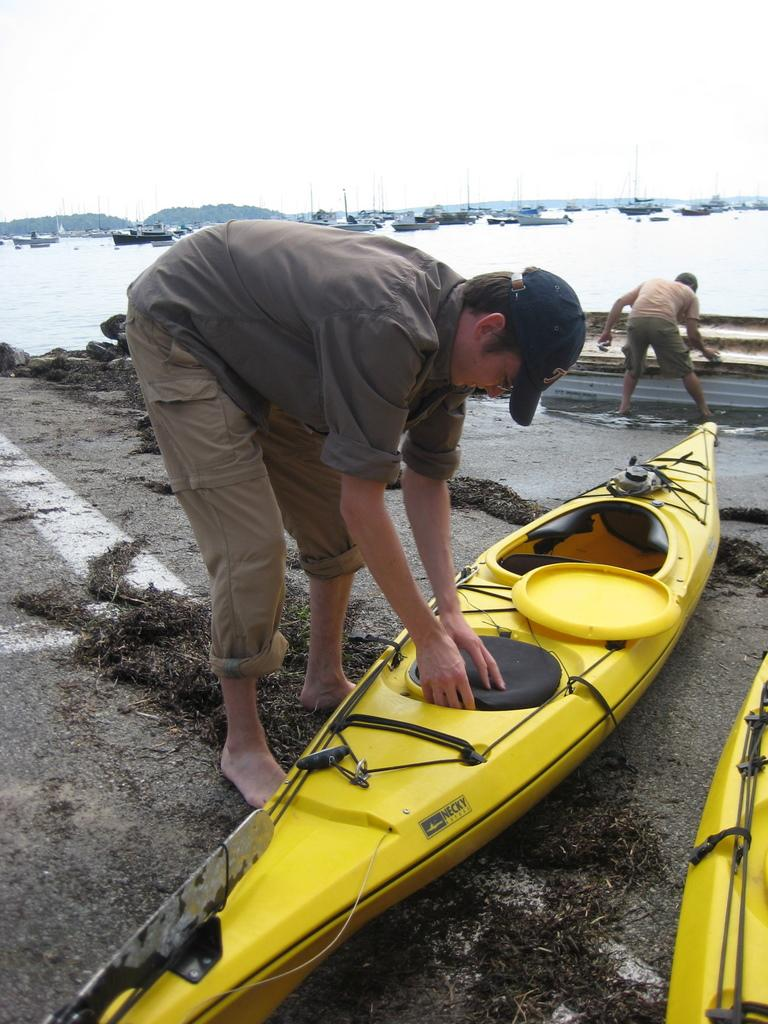
%> input picture MIT300/i188.jpg, 768 x 1024 px
$ octave spectral_residual.m   (GNU Octave 9; MATLAB toolbox functions it lacks are replaced by stand-ins)
%> lines starting %> are read from the running program, lines starting %| are printed output that depends on the picture
### src/MinMaxNorm.m
function normed = MinMaxNorm(im)
    % Function to normalize image between 0 and 1
    normed = (im-min(min(im))) / (max(max(im)) - min(min(im)));
end

### src/spectral_residual.m
img = imread('MIT300/i188.jpg')
%> img is the input picture: size 1024x768x3 uint8; mean R, G, B 145.8, 140.7, 122.5
n=11;
%SPECTRAL_RESIDUAL Function to compute Spectral Residual saliency map
%   Computes the Spectral Residual saliency map based on the following
%   paper: Saliency Detection: A Spectral Residual Approach (Hou and
%   Zhang).

% Prepare the input image
img = im2double(rgb2gray(img));
%> img: size 1024x768 double
[rows,cols] = size(img);
%> rows = 1024; cols = 768
img = imresize(img, [64,64]);
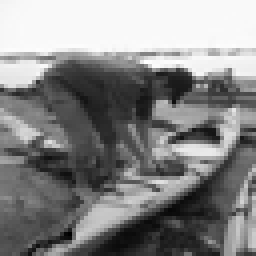
%> img: size 64x64 double (shown 4 times larger); min 0.0216, max 1.02, mean 0.55; drawn with min black and max white
[rrows,rcols] = size(img);
%> rrows = 64; rcols = 64

% Pad image for Fourier transform
P = 2*rrows;
%> P = 128
Q = 2*rcols;
%> Q = 128
im_pad = padarray(img, [P/2,Q/2], 0, 'post');

% Zero-frequency centering
for r = 1:P
    for c = 1:Q
        im_pad(r,c) = im_pad(r,c) * (-1)^(r+c);
    end
end
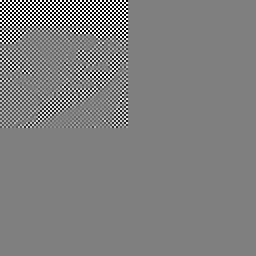
%> im_pad: size 128x128 double (shown 2 times larger); min -1.02, max 1.01, mean -2.14e-05; drawn with min black and max white

% Create local-mean filter
H = 1/(n^2) * ones([3,3]);

% Perform Fourier transform
F = fft2(im_pad);
F_mag = log(abs(F));
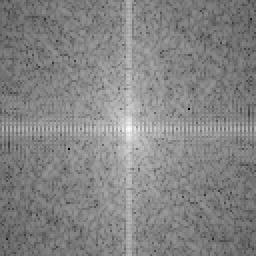
%> F_mag: size 128x128 double (shown 2 times larger); min -5.8, max 7.72, mean 1.21; drawn with min black and max white
F_phase = angle(F);
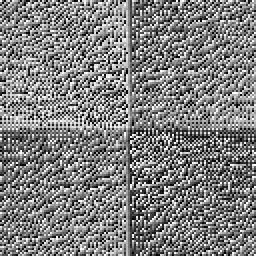
%> F_phase: size 128x128 double (shown 2 times larger); min -3.14, max 3.14, mean 0.000383; drawn with min black and max white

% Filter input image with average filter
specRes = F_mag - imfilter(F_mag, H);

% Generate saliency map
specRes = exp(specRes + 1i*F_phase);

% Perform inverse Fourier transform
g_p = abs(ifft2(specRes));
for r = 1:P
    for c = 1:Q
        g_p(r,c) = g_p(r,c) * (-1)^(r+c);
    end
end
g_p = g_p.^2;

% Remove padding from filtered image
g_p = imfilter(g_p, fspecial('disk', 3));
g_p = g_p(1:64, 1:64);
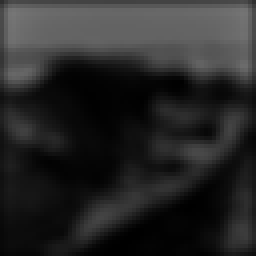
%> g_p: size 64x64 double (shown 4 times larger); min 0.00157, max 0.463, mean 0.157
g_p = imresize(g_p, [rows, cols]);
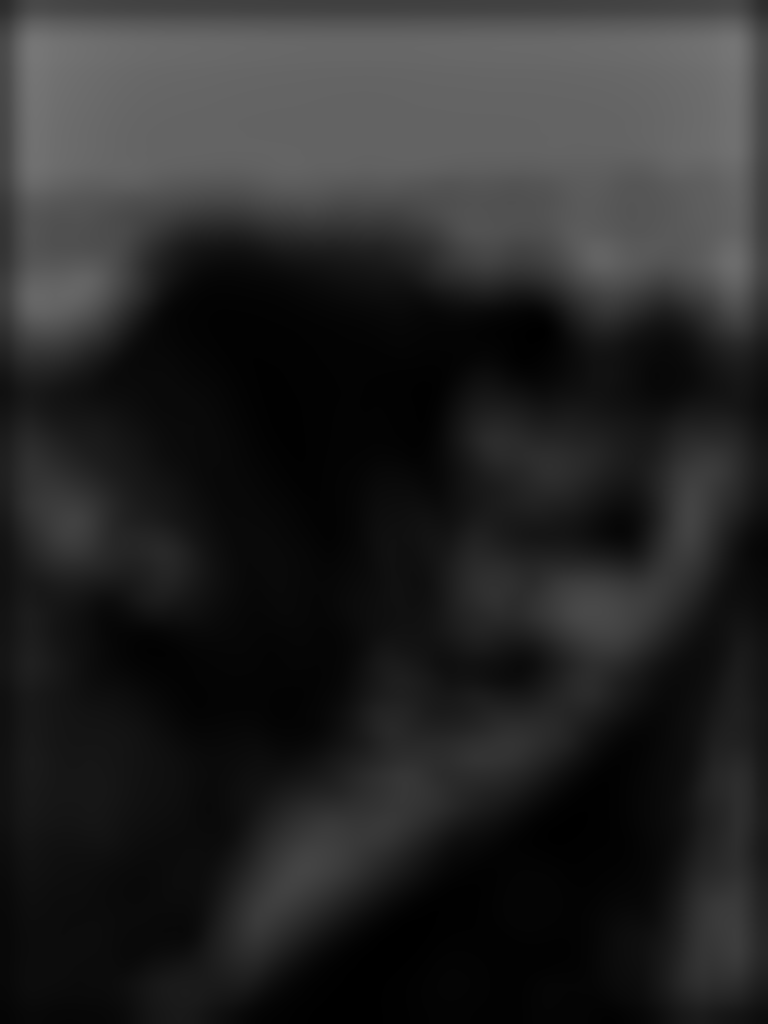
%> g_p: size 1024x768 double; min 0.00147, max 0.465, mean 0.157

% Output image
sr_image = g_p;

fimg = uint8(255*MinMaxNorm(sr_image));
%> in MinMaxNorm, `normed = (im-min(min(im))) / (max(max(im)) - min(min(im)));`:
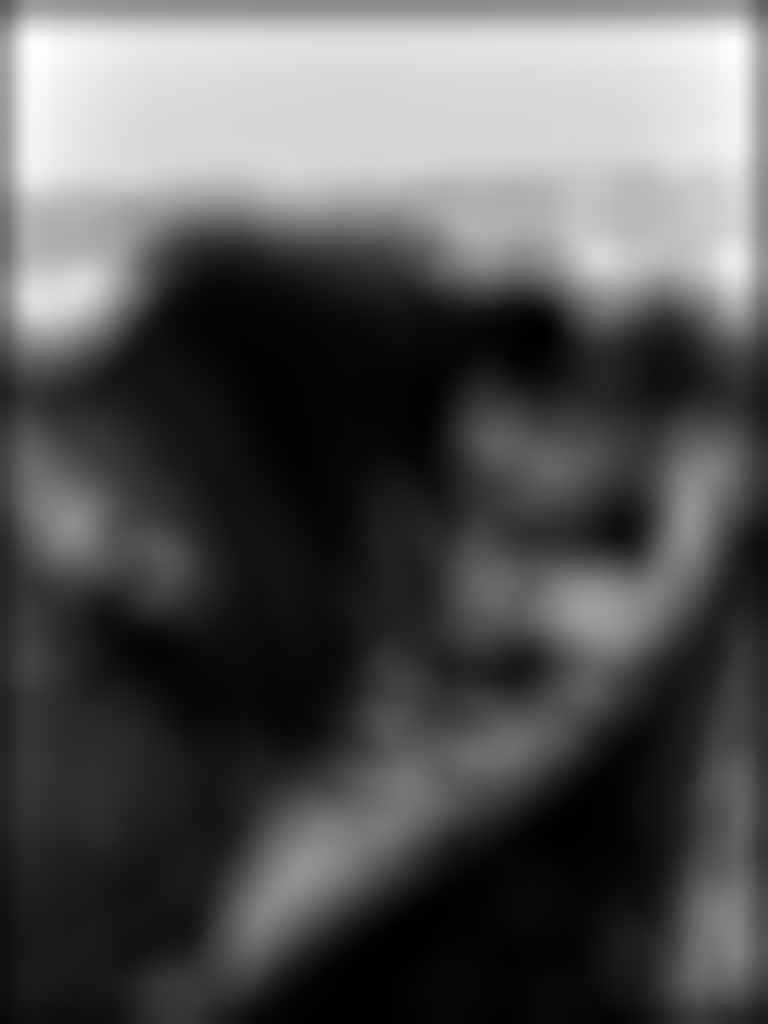
%> normed: size 1024x768 double; min 0, max 1, mean 0.336
imwrite(fimg,'results/spectral_result_i188_single.jpg')

$ run again, with MIT300/i104.jpg copied over MIT300/i188.jpg
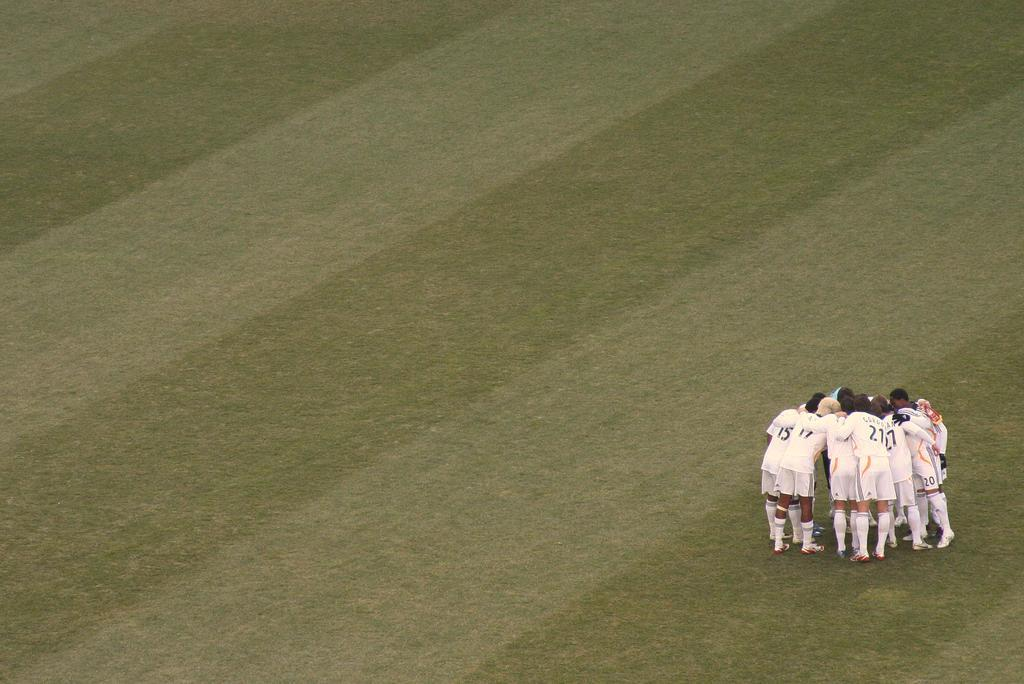
%> input picture MIT300/i104.jpg, 1024 x 684 px
%> img is the input picture: size 684x1024x3 uint8; mean R, G, B 117.9, 112.2, 77.2
%> after the loop `for r = 1:P`:
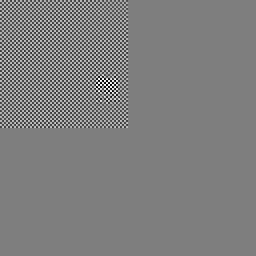
%> im_pad: size 128x128 double (shown 2 times larger); min -0.962, max 0.968, mean 1.81e-05; drawn with min black and max white
%> in MinMaxNorm, `normed = (im-min(min(im))) / (max(max(im)) - min(min(im)));`:
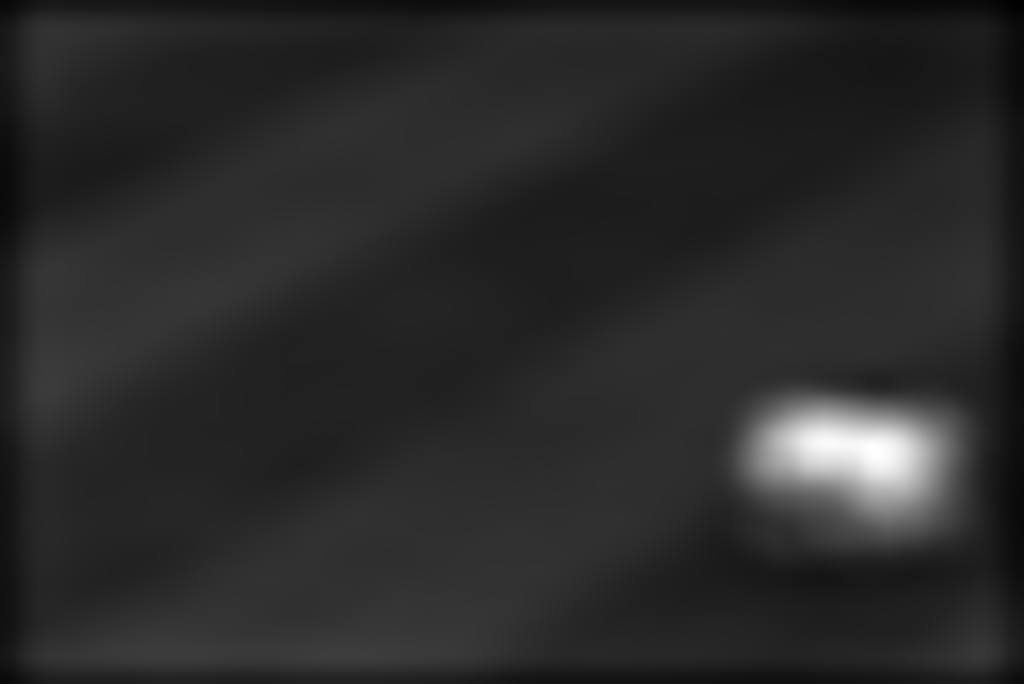
%> normed: size 684x1024 double; min 0, max 1, mean 0.167

$ run again, with MIT300/i108.jpg copied over MIT300/i188.jpg
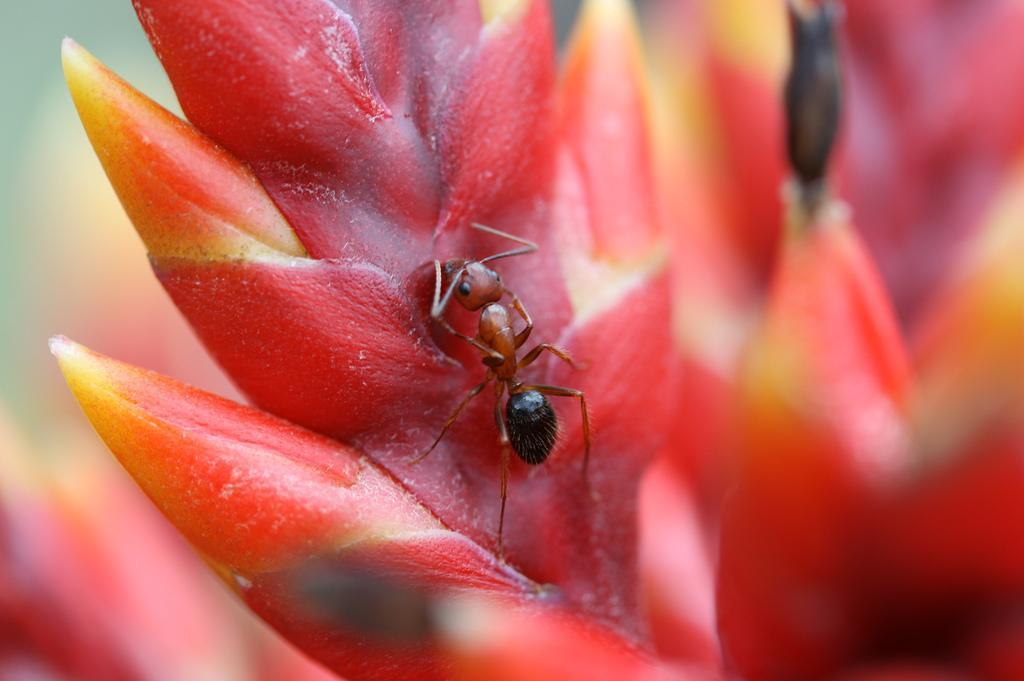
%> input picture MIT300/i108.jpg, 1024 x 681 px
%> img is the input picture: size 681x1024x3 uint8; mean R, G, B 193.1, 96.9, 90.1
%> after the loop `for r = 1:P`:
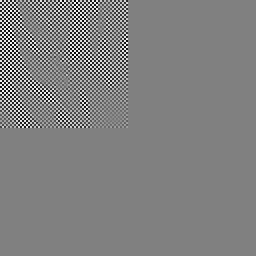
%> im_pad: size 128x128 double (shown 2 times larger); min -0.947, max 0.925, mean -1.3e-05; drawn with min black and max white
%> in MinMaxNorm, `normed = (im-min(min(im))) / (max(max(im)) - min(min(im)));`:
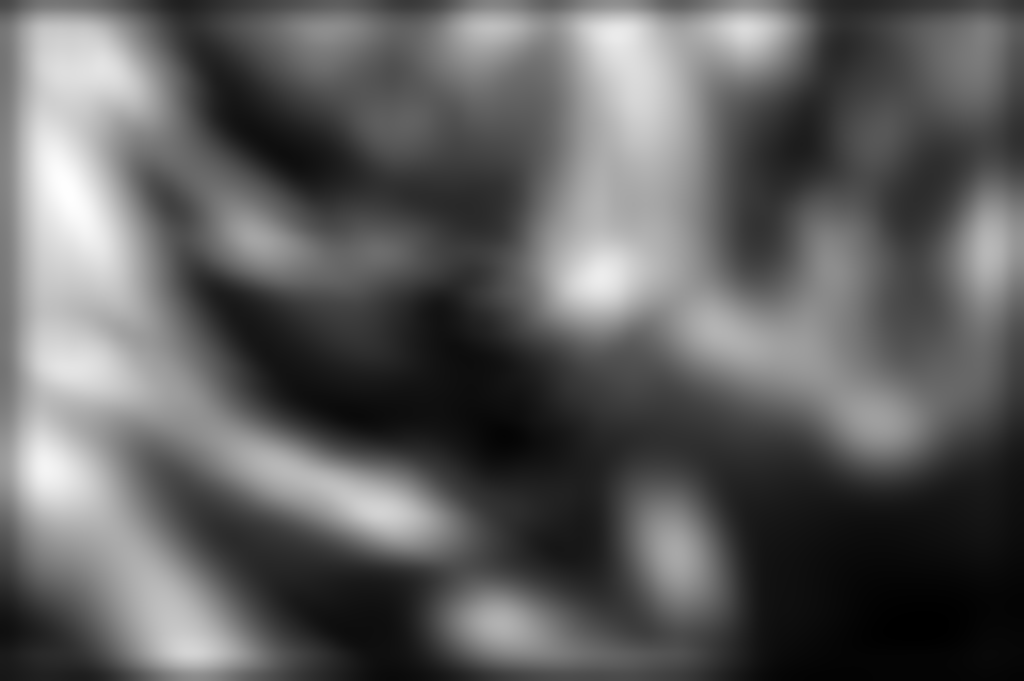
%> normed: size 681x1024 double; min 0, max 1, mean 0.374

$ run again, with MIT300/i110.jpg copied over MIT300/i188.jpg
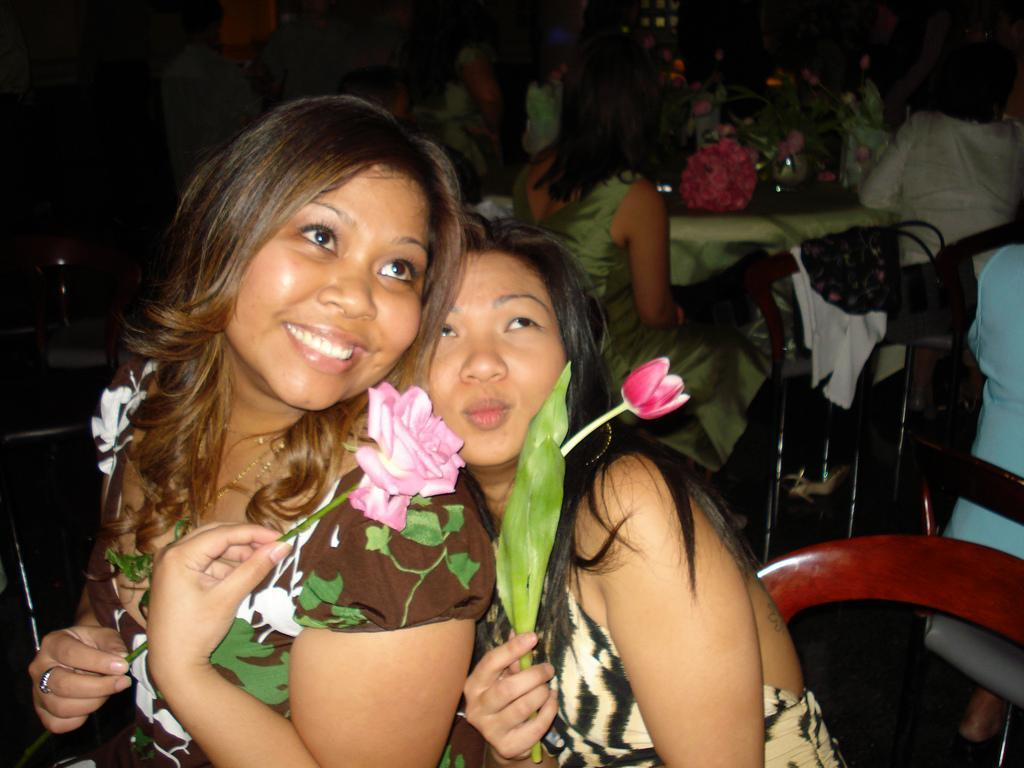
%> input picture MIT300/i110.jpg, 1024 x 768 px
%> img is the input picture: size 768x1024x3 uint8; mean R, G, B 83.2, 64.7, 47.3
%> `g_p = imresize(g_p, [rows, cols]);`:
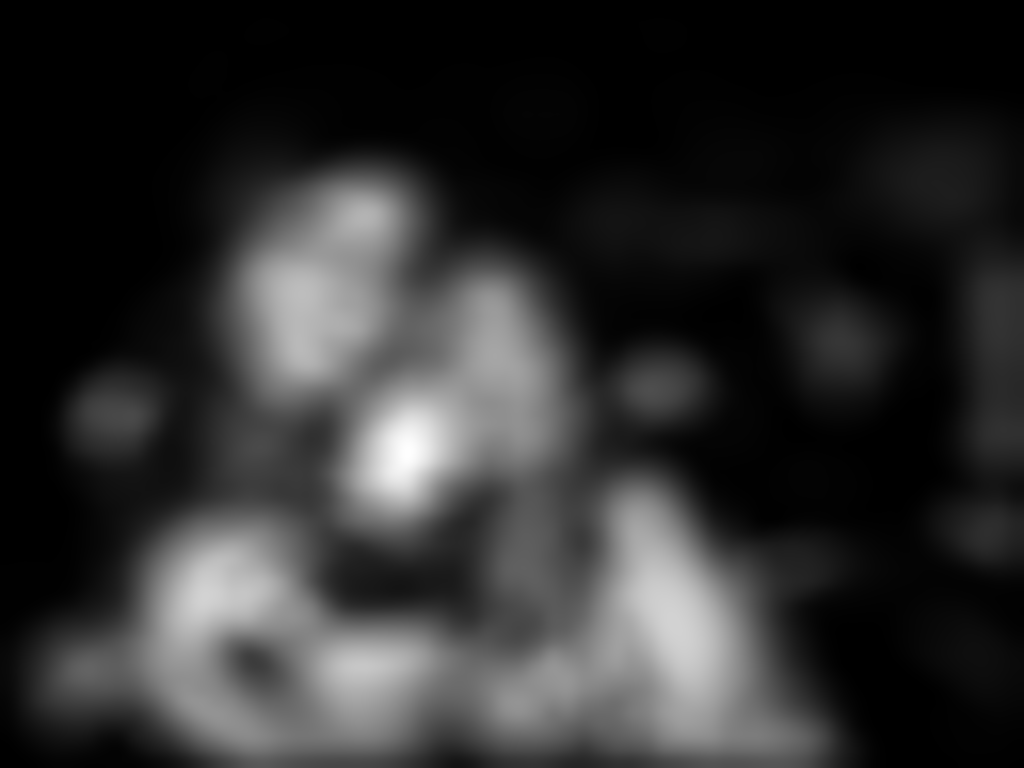
%> g_p: size 768x1024 double; min -0.000281, max 0.333, mean 0.0616; drawn with min black and max white
